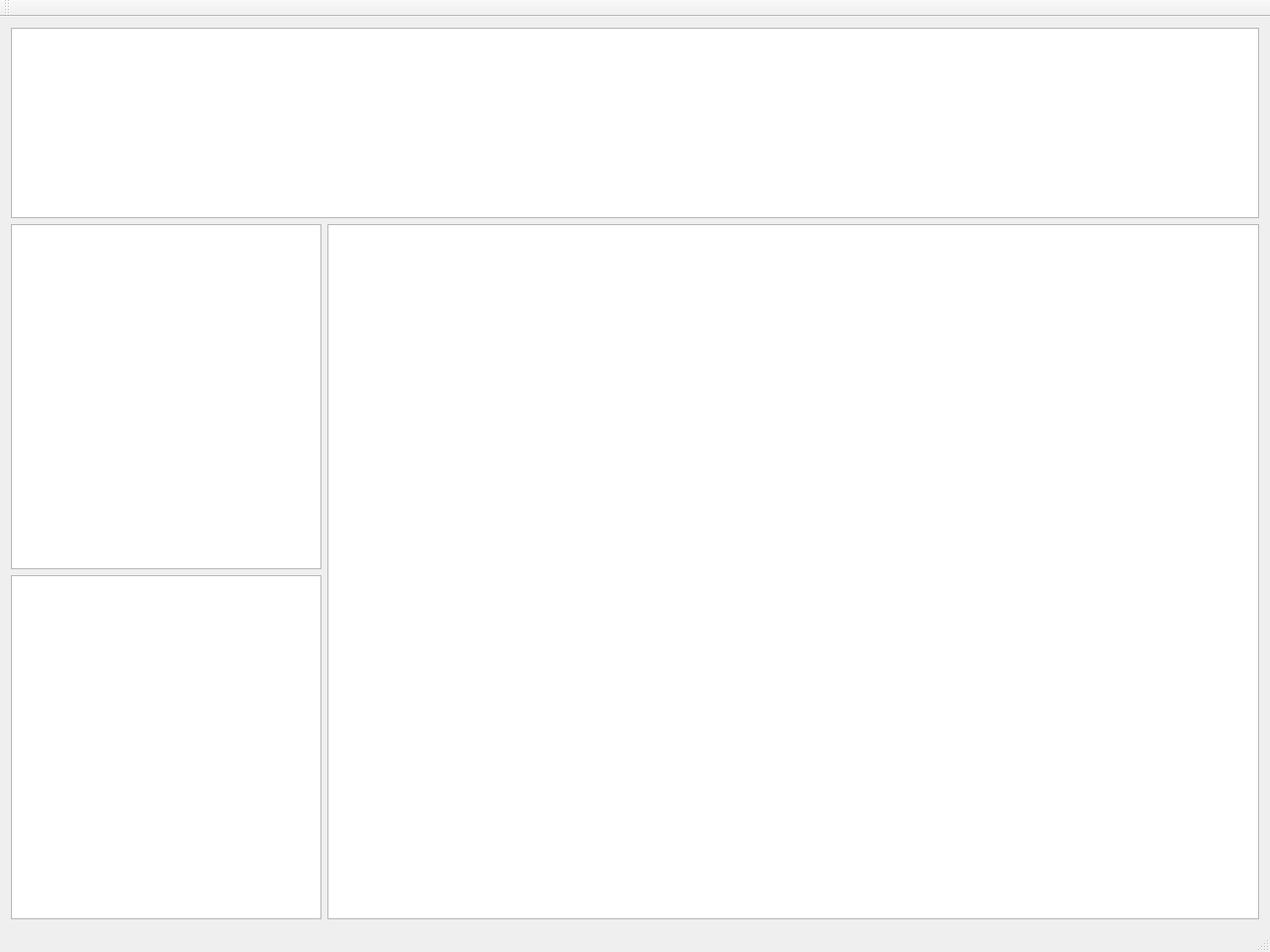
<?xml version="1.0" encoding="UTF-8"?>
<ui version="4.0">
 <class>MainWindow</class>
 <widget class="QMainWindow" name="MainWindow">
  <property name="geometry">
   <rect>
    <x>0</x>
    <y>0</y>
    <width>1280</width>
    <height>960</height>
   </rect>
  </property>
  <property name="windowTitle">
   <string>MainWindow</string>
  </property>
  <widget class="QWidget" name="centralWidget">
   <layout class="QVBoxLayout" name="verticalLayout">
    <item>
     <layout class="QHBoxLayout" name="horizontalLayout" stretch="0">
      <property name="sizeConstraint">
       <enum>QLayout::SetMinAndMaxSize</enum>
      </property>
      <item>
       <widget class="QGraphicsView" name="graphicsView">
        <property name="enabled">
         <bool>true</bool>
        </property>
        <property name="sizePolicy">
         <sizepolicy hsizetype="Expanding" vsizetype="Fixed">
          <horstretch>0</horstretch>
          <verstretch>0</verstretch>
         </sizepolicy>
        </property>
       </widget>
      </item>
     </layout>
    </item>
    <item>
     <layout class="QGridLayout" name="gridLayout">
      <property name="spacing">
       <number>6</number>
      </property>
      <item row="0" column="1" rowspan="2">
       <widget class="QGraphicsView" name="graphicsView_2">
        <property name="sizePolicy">
         <sizepolicy hsizetype="Expanding" vsizetype="Expanding">
          <horstretch>6</horstretch>
          <verstretch>0</verstretch>
         </sizepolicy>
        </property>
       </widget>
      </item>
      <item row="1" column="0">
       <widget class="QListView" name="fileView">
        <property name="sizePolicy">
         <sizepolicy hsizetype="Preferred" vsizetype="Expanding">
          <horstretch>2</horstretch>
          <verstretch>0</verstretch>
         </sizepolicy>
        </property>
       </widget>
      </item>
      <item row="0" column="0">
       <widget class="QTreeView" name="treeView">
        <property name="sizePolicy">
         <sizepolicy hsizetype="Preferred" vsizetype="Expanding">
          <horstretch>2</horstretch>
          <verstretch>0</verstretch>
         </sizepolicy>
        </property>
       </widget>
      </item>
     </layout>
    </item>
   </layout>
  </widget>
  <widget class="QMenuBar" name="menuBar">
   <property name="geometry">
    <rect>
     <x>0</x>
     <y>0</y>
     <width>1280</width>
     <height>21</height>
    </rect>
   </property>
  </widget>
  <widget class="QToolBar" name="mainToolBar">
   <attribute name="toolBarArea">
    <enum>TopToolBarArea</enum>
   </attribute>
   <attribute name="toolBarBreak">
    <bool>false</bool>
   </attribute>
  </widget>
  <widget class="QStatusBar" name="statusBar"/>
 </widget>
 <layoutdefault spacing="6" margin="11"/>
 <resources/>
 <connections/>
</ui>
